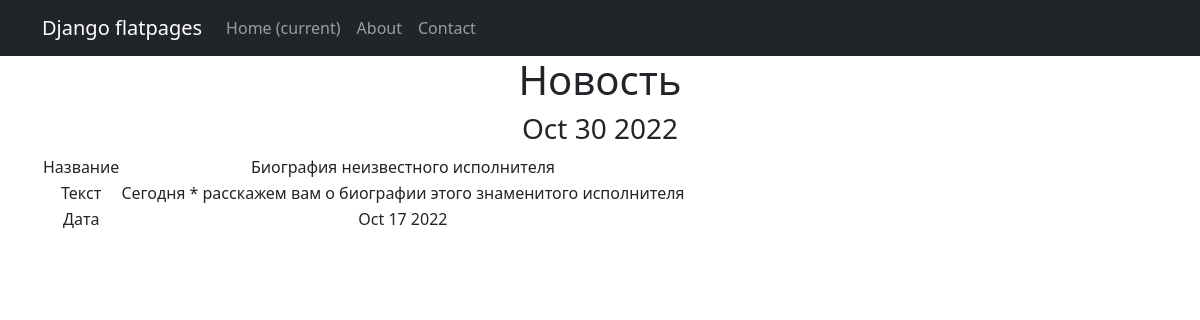
The page /news/2 on the database its author committed.
### news/models.py (models this page shows, shortened)
class Post(models.Model):
    article = 'A'
    news = 'N'
    POST_TYPE = [
        (article, 'Статья'),
        (news, 'Новость')
    ]
    type = models.CharField(max_length=1, choices=POST_TYPE, default=article)
    creation_date = models.DateTimeField(auto_now_add=True)
    article_subject = models.CharField(max_length=150)
    article_text = models.TextField()
    rating = models.IntegerField(default=0)
    author = models.ForeignKey(Author, on_delete=models.CASCADE)
    category = models.ManyToManyField(Category, through='PostCategory')

### news/views.py (the view)
# urls.py: path('<int:pk>', NewsDetail.as_view(), name='news_detail'),
class NewsDetail(DetailView):
    model = Post
    template_name = 'detail.html'
    context_object_name = 'detail'

### news/templatetags/custom_filters.py (called while the page is built)
@register.filter()
def censor(value):
   result = value
   for word in PROHIBITED_WORDS:
      result =  result.replace(word, "*")
   return result

### news/templatetags/custom_tags.py (called while the page is built)
@register.simple_tag()
def current_time(format_string='%b %d %Y'):
   return datetime.utcnow().strftime(format_string)

### templates/detail.html (shortened to what this page needs)
{% extends 'default.html' %}
{% load custom_filters %}
{% load custom_tags %}
{% block content %}
   <h1>Новость</h1>
   <h3>{% current_time '%b %d %Y' %}</h3>
   <table>
       <tr>
           <td>Название</td>
           <td>{{ detail.article_subject|censor }}</td>
       </tr>
       <tr>
           <td>Текст</td>
           <td>{{ detail.article_text|censor }}</td>
       </tr>
       <tr>
           <td>Дата</td>
           <td>{{ detail.creation_date|date:'M d Y' }}</td>
       </tr>
{% endblock content %}

### rows shown on the page
Post: article_subject|censor "Биография неизвестного исполнителя", article_text|censor "Сегодня * расскажем вам о биографии этого знаменитого исполнителя", creation_date "Oct 17 2022"
